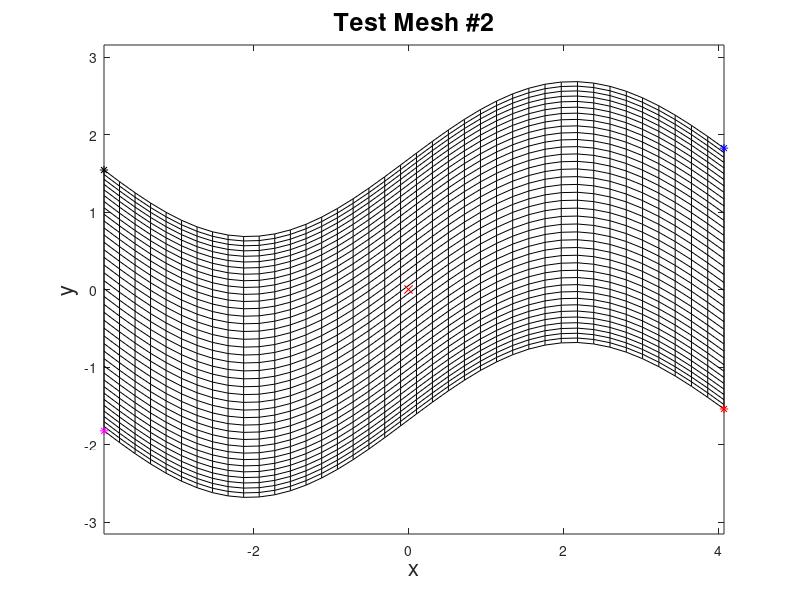

Reproduce this figure in MATLAB.
clear;close all;clc

nx = 40;
ny = 40;
nr = nx;
ns = ny;
hr = 2/(nr-1);
hs = 2/(ns-1);

r = zeros(nr,1);
for ir = 1:nr
    r(ir) = -1+(ir-1)*hr;
end
s = zeros(ns,1);
for is = 1:ns
    s(is) = -1+(is-1)*hs;
end
%xcoord = @(r,s) -2+(2+r+0.2*sin(5*s))*cos(s);
%ycoord = @(r,s) (2+r+0.3*sin(0.5*s))*sin(s);

xcoord = @(r,s) 4*r+2*sin(r)*0.05*sin(r);
ycoord = @(r,s) sin(3*r)+2*sin(s);

%xcoord = @(r,s) r-3*s;
%ycoord = @(r,s) s+r;

x = zeros(nr,ns);
y = zeros(nr,ns);
for i = 1:nr
    for j = 1:ns
        x(i,j) = xcoord(r(i),s(j));
        y(i,j) = ycoord(r(i),s(j));
    end
end


plot(x,y,'k',x',y','k')
hold on
axis equal;%([-4.1 4.1 -3.1 3.1]
plot(xcoord(1,-1),ycoord(1,-1),'*r')
plot(xcoord(1,1),ycoord(1,1),'*b')
plot(xcoord(-1,1),ycoord(-1,1),'*k')
plot(xcoord(-1,-1),ycoord(-1,-1),'*m')
plot(xcoord(0,0),ycoord(0,0),'xr')
xlabel('x','fontsize',16)
ylabel('y','fontsize',16)
title('Test Mesh #2','fontsize',18)
%figure
%[R,S]=meshgrid(r,s);
%plot(R,S,'k',R',S','k')
%hold on
%axis equal
%plot(1,-1,'*r')
%lot(1,1,'*b')
%plot(-1,1,'*k')
%plot(-1,-1,'*m')
%plot(0,0,'xr')
%xlabel('r','fontsize',16)
%ylabel('s','fontsize',16)
